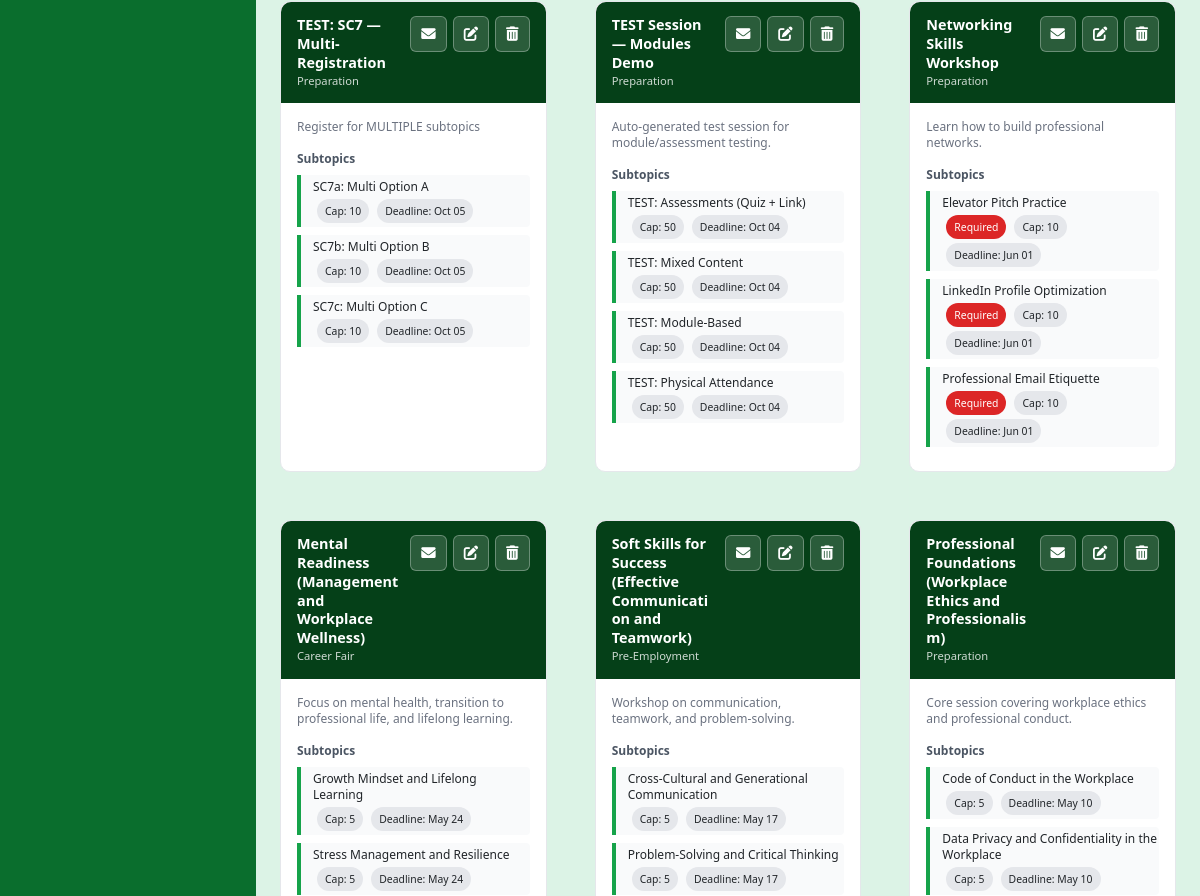
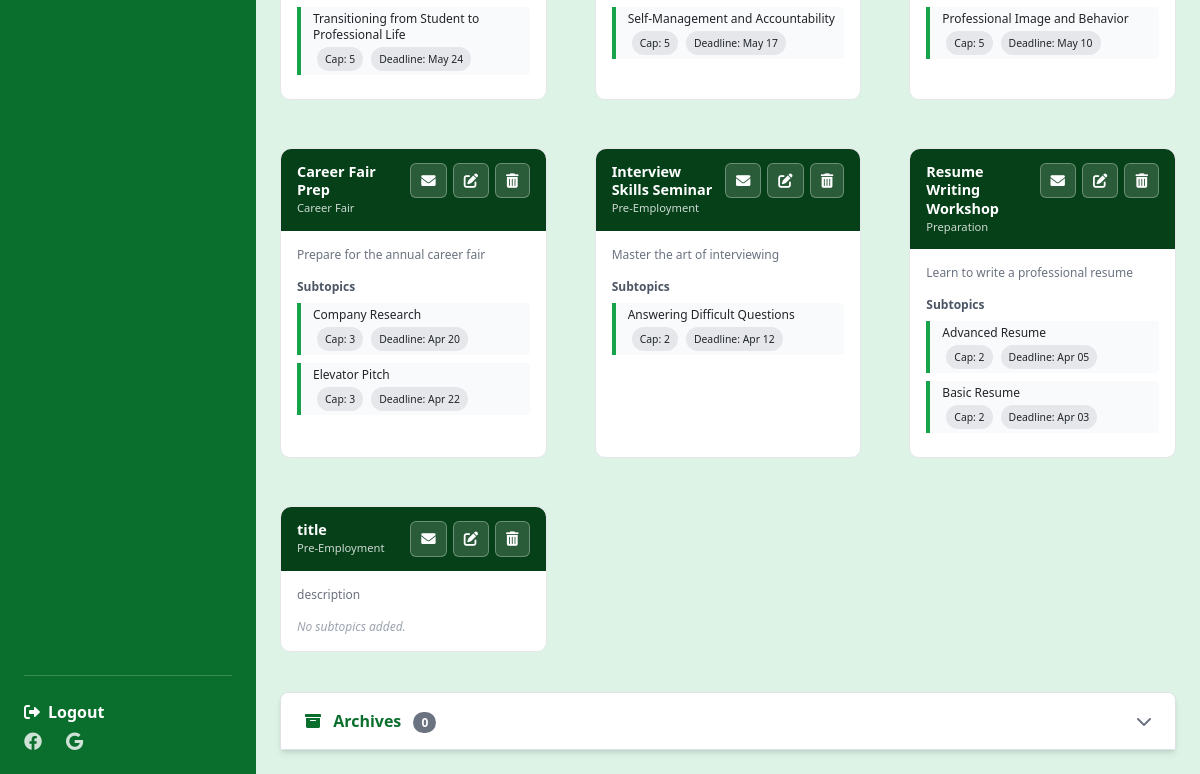
Page /staff/subtopics.php (signed in, lower part) on the earlier database version (2 pictures, top to bottom).
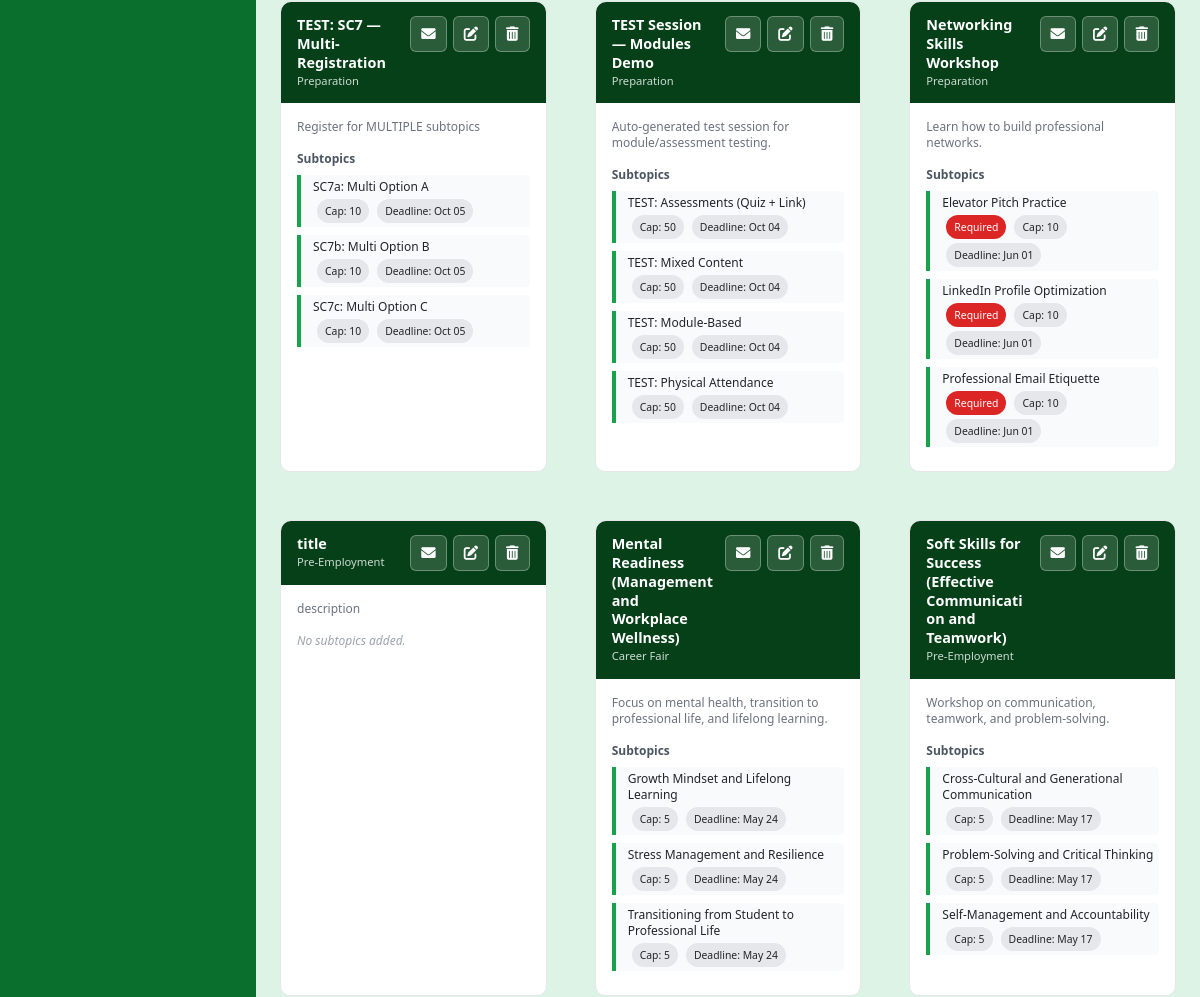
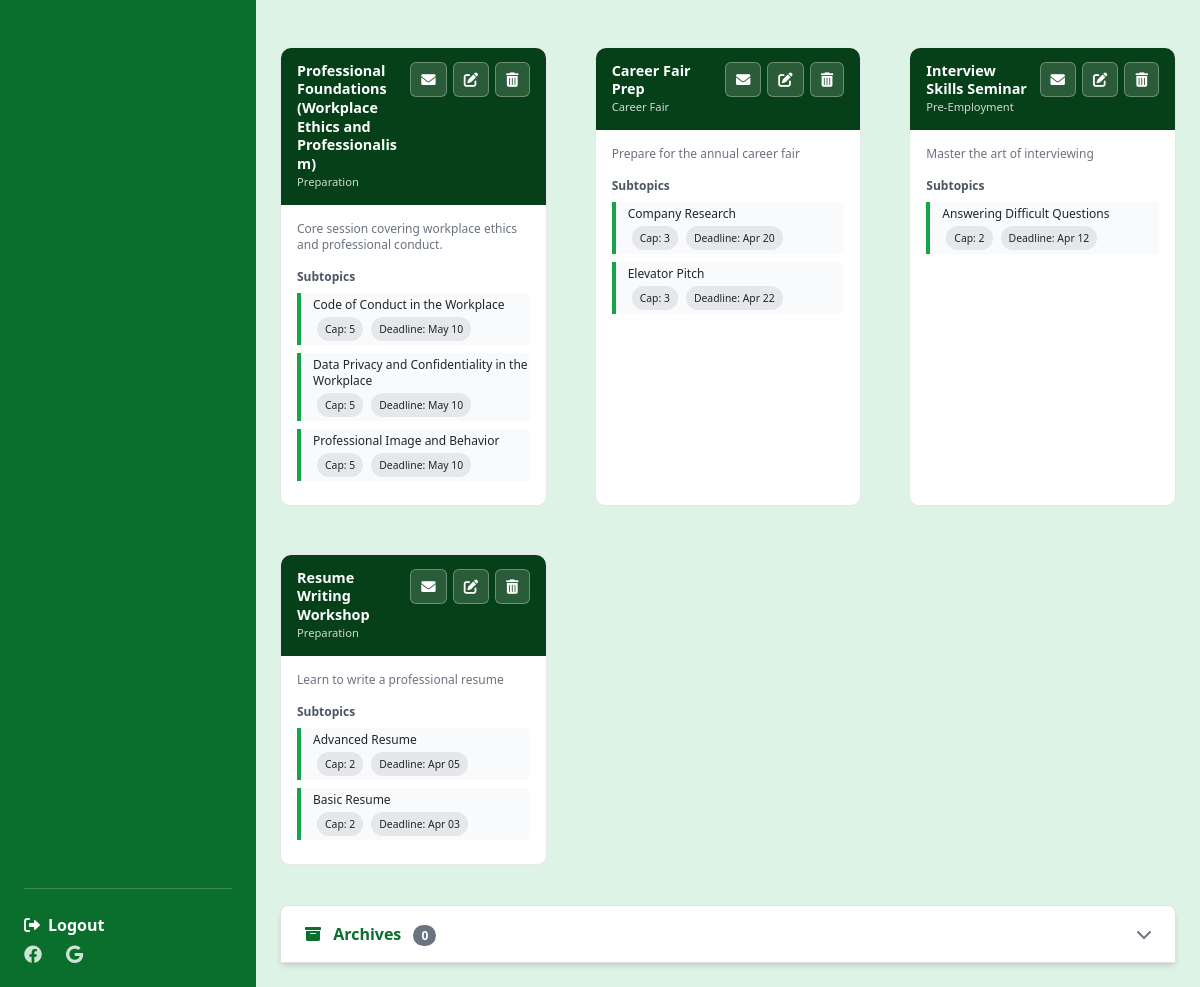
Same page on the later database version (2 pictures, top to bottom).
### tables this page shows
CREATE TABLE `sessions` (
  `session_id` int(11) NOT NULL AUTO_INCREMENT,
  `title` varchar(100) NOT NULL,
  `phase` enum('Preparation','Pre-Employment','Career Fair') NOT NULL,
  `date` date NOT NULL,
  `start_time` time NOT NULL,
  `end_time` time NOT NULL,
  `description` text DEFAULT NULL,
  `created_by` int(11) NOT NULL,
  `proctor` varchar(100) DEFAULT 'TBA',
  `location` varchar(200) DEFAULT 'TBA',
  `is_deleted` tinyint(1) DEFAULT 0,
  `allow_multiple` tinyint(1) NOT NULL DEFAULT 0,
  PRIMARY KEY (`session_id`),
  KEY `created_by` (`created_by`),
  KEY `phase` (`phase`),
  CONSTRAINT `sessions_ibfk_1` FOREIGN KEY (`created_by`) REFERENCES `users` (`user_id`)
);

CREATE TABLE `subtopics` (
  `subtopic_id` int(11) NOT NULL AUTO_INCREMENT,
  `session_id` int(11) NOT NULL,
  `title` varchar(100) NOT NULL,
  `description` text DEFAULT NULL,
  `capacity` int(11) DEFAULT 30,
  `deadline` datetime DEFAULT NULL,
  `subtopic_date` date DEFAULT NULL,
  `subtopic_start_time` time DEFAULT NULL,
  `subtopic_end_time` time DEFAULT NULL,
  `subtopic_proctor` varchar(100) DEFAULT NULL,
  `subtopic_location` varchar(200) DEFAULT NULL,
  `is_required` tinyint(1) DEFAULT 0,
  `required_for` text DEFAULT NULL,
  `visible_for` text DEFAULT NULL,
  `visible_courses` text DEFAULT NULL,
  `required_courses` text DEFAULT NULL,
  `is_deleted` tinyint(1) DEFAULT 0,
  `attendance_type` enum('physical','module') DEFAULT 'physical',
  PRIMARY KEY (`subtopic_id`),
  KEY `session_id` (`session_id`),
  CONSTRAINT `subtopics_ibfk_1` FOREIGN KEY (`session_id`) REFERENCES `sessions` (`session_id`) ON DELETE CASCADE
);

### includes/auth.php (called while the page is built, shortened)
<?php
function isAdmin() {
    return isset($_SESSION['role']) && $_SESSION['role'] === 'staff' && isset($_SESSION['staff_role']) && $_SESSION['staff_role'] === 'admin';
}
function isViewer() {
    return isset($_SESSION['role']) && $_SESSION['role'] === 'staff' && isset($_SESSION['staff_role']) && $_SESSION['staff_role'] === 'viewer';
}
?>

### staff/subtopics.php (the view, shortened to what the changed rows need)
<?php
require_once __DIR__ . '/../includes/auth.php';
$stmt = $pdo->prepare("
    SELECT s.*, (SELECT COUNT(*) FROM subtopics WHERE session_id = s.session_id) as subtopic_count
    FROM sessions s
    WHERE s.is_deleted = 0
    ORDER BY s.date DESC
");
$stmt->execute();
$active_sessions = $stmt->fetchAll();
?>
<!DOCTYPE html>
<html lang="en" class="h-full">
<head>
    <link href="https://cdn.jsdelivr.net/npm/bootstrap@5.3.0/dist/css/bootstrap.min.css" rel="stylesheet">
    <script src="https://cdn.tailwindcss.com"></script>
    <link rel="stylesheet" href="https://cdnjs.cloudflare.com/ajax/libs/font-awesome/6.0.0/css/all.min.css">
</head>
<body class="bg-[#dcf3e6] font-sans">
<div class="h-screen flex flex-col md:flex-row">
    <div class="flex-1 flex flex-col overflow-hidden">
        <main class="flex-1 p-4 md:p-10 overflow-y-auto no-scrollbar">
            <?php if (count($active_sessions) > 0): ?>
                <div class="grid grid-cols-1 md:grid-cols-2 lg:grid-cols-3 gap-5 mb-8">
                    <?php foreach ($active_sessions as $session): ?>
                        <?php
                        $stmt_sub = $pdo->prepare("SELECT * FROM subtopics WHERE session_id = ? ORDER BY title");
                        $stmt_sub->execute([$session['session_id']]);
                        $subtopics = $stmt_sub->fetchAll();
                        ?>
                        <div class="session-card">
                            <div class="card-header">
                                <div class="title-block">
                                    <h3><?= htmlspecialchars($session['title']) ?></h3>
                                    <div class="phase"><?= htmlspecialchars($session['phase']) ?></div>
                                </div>
                                <div class="action-btns">
                                    <?php if (!isViewer() && (isAdmin() || $session['created_by'] == $_SESSION['user_id'])): ?>
                                        <button class="notify-session-btn" data-session-id="<?= $session['session_id'] ?>" title="Notify students"><i class="fas fa-envelope"></i></button>
                                        <button class="edit-session" data-id="<?= $session['session_id'] ?>" data-bs-toggle="modal" data-bs-target="#editModal" title="Edit session"><i class="fas fa-edit"></i></button>
                                        <button class="delete-session" data-id="<?= $session['session_id'] ?>" title="Archive"><i class="fas fa-trash-alt"></i></button>
                                    <?php elseif (!isViewer() && !isAdmin() && $session['created_by'] != $_SESSION['user_id']): ?>
                                        <span class="text-white/50 text-xs">(other staff)</span>
                                    <?php endif; ?>
                                </div>
                            </div>
                            <div class="card-body text-sm">
                                <?php if ($session['description']): ?>
                                    <p class="text-gray-500 text-xs mb-3"><?= htmlspecialchars($session['description']) ?></p>
                                <?php endif; ?>
                                <?php if (!empty($subtopics)): ?>
                                    <div class="text-xs font-semibold text-gray-600 mb-2">Subtopics</div>
                                    <?php foreach ($subtopics as $sub): ?>
                                        <div class="border-l-4 border-green-600 pl-3 py-1 mb-2 bg-gray-50 rounded-r">
                                            <div class="text-xs font-medium"><?= htmlspecialchars($sub['title']) ?></div>
                                            <div class="flex flex-wrap items-center gap-1 mt-1">
                                                <?php if ($sub['is_required']): ?>
                                                    <span class="subtopic-badge required-badge">Required</span>
                                                <?php endif; ?>
                                                <span class="subtopic-badge">Cap: <?= $sub['capacity'] ?></span>
                                                <?php if ($sub['deadline']): ?>
                                                    <span class="subtopic-badge">Deadline: <?= date('M d', strtotime($sub['deadline'])) ?></span>
                                                <?php endif; ?>
                                            </div>
                                        </div>
                                    <?php endforeach; ?>
                                <?php else: ?>
                                    <p class="text-xs text-gray-400 italic">No subtopics added.</p>
                                <?php endif; ?>
                            </div>
                        </div>
                    <?php endforeach; ?>
                </div>
            <?php else: ?>
                <div class="bg-white rounded shadow-xl p-6 text-center text-gray-500 mb-8">No sessions yet. Click "Create Session" to start.</div>
            <?php endif; ?>
        </main>
    </div>
</div>
</body>
</html>

Differences in the rows shown:
changed sessions "title": moves up the list
